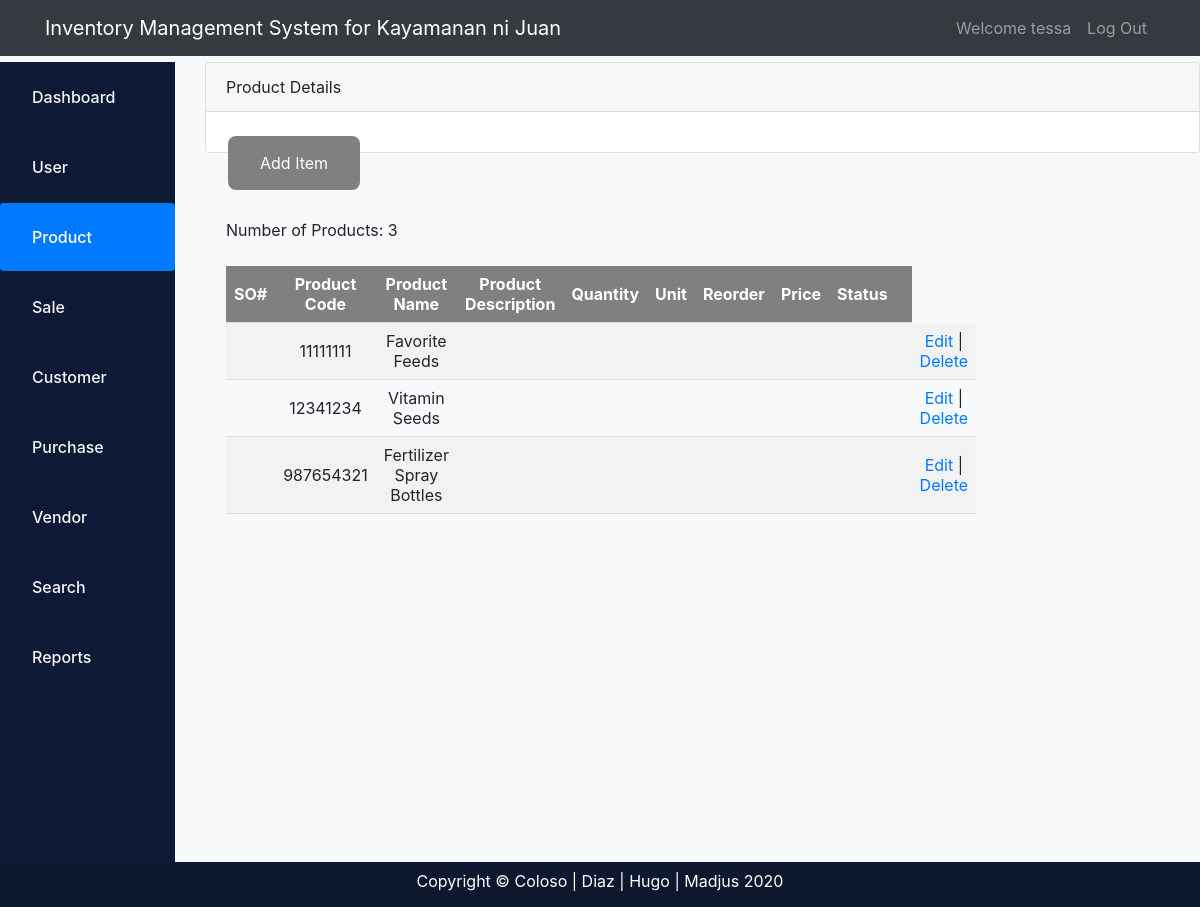
/inventory/product.php (signed in), run on the app's committed database.
### tables this page shows
CREATE TABLE `itemList` (
  `productCode` int(11) NOT NULL,
  `productName` varchar(255) NOT NULL,
  `reorderPoint` int(11) NOT NULL DEFAULT 0
);

### inventory/product.php (the view, shortened to what this page needs)
<?php
include('../database_connection.php');
?>
    <html>
    <head>
        <link href="index.css" rel="stylesheet">
        <link rel="stylesheet" href="bootstrap/css/bootstrap.min.css">
        <link rel="stylesheet" type="text/css" href="../css/reports.css" media="screen" />
    </head>
    <?php
        include('header.php');
     ?>
    <div class="container-fluid" id="wrapper">
        <div class="row">
            <div class="col-lg-2">
                <div class="nav flex-column nav-pills" id="v-pills-tab" role="tablist" aria-orientation="vertical">
                    <div class="navi">
                        <a class="nav-link " href="home.php">Dashboard</a>
                        <a class="nav-link" href="user.php">User</a>
                        <a class="nav-link active" href="product.php">Product</a>
                        <a class="nav-link" href="sale.php">Sale</a>
                        <a class="nav-link" href="customer.php">Customer</a>
                        <a class="nav-link" href="purchase.php">Purchase</a>
                        <a class="nav-link" href="vendor.php">Vendor</a>
                        <a class="nav-link" href="search.php">Search</a>
                        <a class="nav-link" href="reports.php">Reports</a>
                    </div>
                </div>
            </div>
            <div class="col-lg-10">
                <div class="card card-outline-secondary my-4">
                    <div class="card-header">Product Details</div>
                    <div class="card-body">
                        <input type="button" class="btn btn-success" value="Add Item"
                            onclick="window.location='../php_action/addProduct.php'">
                        <br>
                        <?php
			echo "<br>";
			$sql = "SELECT * FROM itemlist";
			$result = $conn -> query($sql);
			if ($result -> num_rows > 0) {
			echo "Number of Products: " . $result -> num_rows;
			echo "<br><br>";
			echo "<table>";
			echo "<tr>";
			echo "	<th>SO#</th>
					<th>Product Code</th>
					<th>Product Name</th>
					<th>Product Description</th>
					<th>Quantity</th>
					<th>Unit</th>
					<th>Reorder</th>
					<th>Price</th>
					<th>Status</th>
					<th></th>
					";
			echo "</tr>";
			while ($row = $result -> fetch_assoc()) {
				echo	"<td>" . $row["id"] .
						"</td><td>" . $row["productCode"] .
						"</td><td>" . $row["productName"] .
						"</td><td>" . $row["product_desc"] .
						"</td><td>" . $row["quantity"] .
						"</td><td>" . $row["unit"] .
						"</td><td>" . $row["reorder"] .
						"</td><td>" . $row["price"] .
						"</td><td>" . $row["status"] .
						"</td><td>" .
          				"<td><a href=\"../php_action/editProduct.php?id=$row[id]\">Edit</a> | <a href=\"../php_action/deleteProduct.php?id=$row[id]\" onClick=\"return confirm('Are you sure you want to delete?')\">Delete</a></td>" .
						"</td></tr>";
			}
			echo "</table>";
			}
		?>
                    </div>
                </div>
            </div>
        </div>
    </div>
    <?php
    include('footer.php');
  ?>
    </body>
    </html>

### inventory/index.css (style rules this page uses)
#wrapper { padding: 0; margin: 0; }
a:focus,a:hover,a { outline:none; text-decoration: none; }
.navi { background: #0e1a35; min-height: 100vh; text-decoration: none; }
.navi a { border-bottom: 1px solid #0d172e; border-top: 1px solid #0d172e; color: whitesmoke; display: block; font-size: 16px; font-weight: 500; padding: 22px 20px; padding-left: 32px; text-decoration: none; }
.card-body { height: 30px; }

### css/reports.css (style rules this page uses)
table, th, td { padding: 10px; width: 50%; border-bottom: 1px solid #ddd; border-collapse: collapse; }
th, td { text-align: center; padding: 8px; width: 12%; }
th { background-color: grey; color: white; }
.btn { border: none; color: white; padding: 15px 32px; text-align: center; text-decoration: none; display: inline-block; font-size: 16px; margin: 4px 2px; cursor: pointer; background-color: grey; color: white; border-radius: 8px; transition-duration: 0.4s; }

### data on the page
itemlist: productCode "11111111", productName "Favorite Feeds"
itemlist: productCode "12341234", productName "Vitamin Seeds"
itemlist: productCode "987654321", productName "Fertilizer Spray Bottles"

### other printed values
$_SESSION["name"] "tessa"
$result -> num_rows "3"
